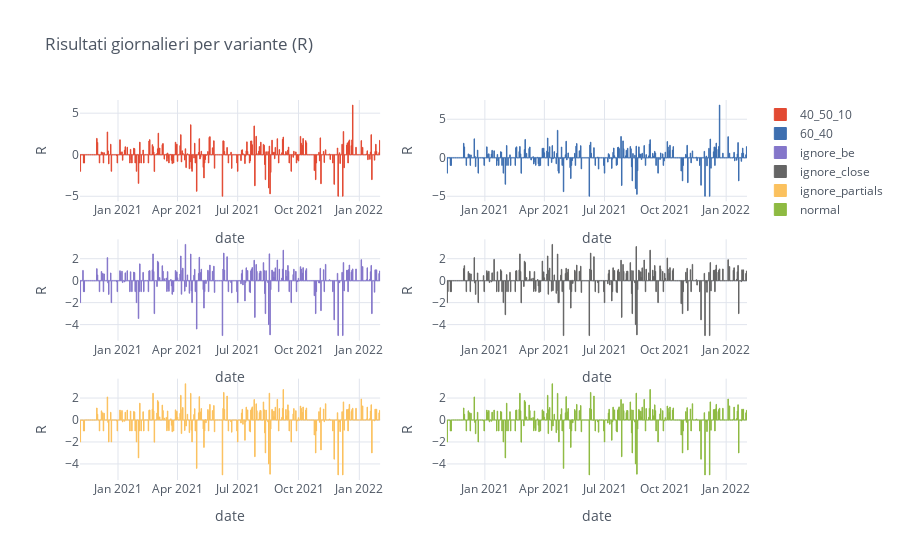

The notebook cell this image was saved under:
### Code cell
get_attr_multi(multi, 'result').groupby(pd.Grouper(freq='D')).sum().iplot(kind='bar', subplots=True,
    title='Risultati giornalieri per variante (R)', xTitle='date', yTitle='R', opacity=1, bargroupgap=0.1)

### Figure 1 — Plotly figure (JSON) as saved in the notebook; plotly's stock layout.template omitted (floating-point values rounded to 4 significant figures; data arrays with more than 128 entries replaced by an {"elided": "..."} marker saying what was removed)
{"data": [{"marker": {"color": "rgba(226, 74, 51, 1)", "line": {"color": "rgba(226, 74, 51, 1.0)", "width": 1}}, "name": "40_50_10", "orientation": "v", "text": "", "type": "bar", "x": {"elided": "454 str values"}, "xaxis": "x", "y": {"elided": "454 float values"}, "yaxis": "y"}, {"marker": {"color": "rgba(62, 111, 176, 1)", "line": {"color": "rgba(62, 111, 176, 1.0)", "width": 1}}, "name": "60_40", "orientation": "v", "text": "", "type": "bar", "x": {"elided": "454 str values"}, "xaxis": "x2", "y": {"elided": "454 float values"}, "yaxis": "y2"}, {"marker": {"color": "rgba(132, 118, 202, 1)", "line": {"color": "rgba(132, 118, 202, 1.0)", "width": 1}}, "name": "ignore_be", "orientation": "v", "text": "", "type": "bar", "x": {"elided": "454 str values"}, "xaxis": "x3", "y": {"elided": "454 float values"}, "yaxis": "y3"}, {"marker": {"color": "rgba(101, 101, 101, 1)", "line": {"color": "rgba(101, 101, 101, 1.0)", "width": 1}}, "name": "ignore_close", "orientation": "v", "text": "", "type": "bar", "x": {"elided": "454 str values"}, "xaxis": "x4", "y": {"elided": "454 float values"}, "yaxis": "y4"}, {"marker": {"color": "rgba(251, 193, 94, 1)", "line": {"color": "rgba(251, 193, 94, 1.0)", "width": 1}}, "name": "ignore_partials", "orientation": "v", "text": "", "type": "bar", "x": {"elided": "454 str values"}, "xaxis": "x5", "y": {"elided": "454 float values"}, "yaxis": "y5"}, {"marker": {"color": "rgba(142, 186, 66, 1)", "line": {"color": "rgba(142, 186, 66, 1.0)", "width": 1}}, "name": "normal", "orientation": "v", "text": "", "type": "bar", "x": {"elided": "454 str values"}, "xaxis": "x6", "y": {"elided": "454 float values"}, "yaxis": "y6"}], "layout": {"bargroupgap": 0.1, "legend": {"bgcolor": "#FFFFFF", "font": {"color": "#4D5663"}}, "paper_bgcolor": "#FFFFFF", "plot_bgcolor": "#FFFFFF", "title": {"font": {"color": "#4D5663"}, "text": "Risultati giornalieri per variante (R)"}, "xaxis": {"anchor": "y", "domain": [0, 0.45], "gridcolor": "#E1E5ED", "showgrid": true, "tickfont": {"color": "#4D5663"}, "title": {"font": {"color": "#4D5663"}, "text": "date"}, "zerolinecolor": "#E1E5ED"}, "xaxis2": {"anchor": "y2", "domain": [0.55, 1], "gridcolor": "#E1E5ED", "showgrid": true, "tickfont": {"color": "#4D5663"}, "title": {"font": {"color": "#4D5663"}, "text": "date"}, "zerolinecolor": "#E1E5ED"}, "xaxis3": {"anchor": "y3", "domain": [0, 0.45], "gridcolor": "#E1E5ED", "showgrid": true, "tickfont": {"color": "#4D5663"}, "title": {"font": {"color": "#4D5663"}, "text": "date"}, "zerolinecolor": "#E1E5ED"}, "xaxis4": {"anchor": "y4", "domain": [0.55, 1], "gridcolor": "#E1E5ED", "showgrid": true, "tickfont": {"color": "#4D5663"}, "title": {"font": {"color": "#4D5663"}, "text": "date"}, "zerolinecolor": "#E1E5ED"}, "xaxis5": {"anchor": "y5", "domain": [0, 0.45], "gridcolor": "#E1E5ED", "showgrid": true, "tickfont": {"color": "#4D5663"}, "title": {"font": {"color": "#4D5663"}, "text": "date"}, "zerolinecolor": "#E1E5ED"}, "xaxis6": {"anchor": "y6", "domain": [0.55, 1], "gridcolor": "#E1E5ED", "showgrid": true, "tickfont": {"color": "#4D5663"}, "title": {"font": {"color": "#4D5663"}, "text": "date"}, "zerolinecolor": "#E1E5ED"}, "yaxis": {"anchor": "x", "domain": [0.7333, 1], "gridcolor": "#E1E5ED", "showgrid": true, "tickfont": {"color": "#4D5663"}, "title": {"font": {"color": "#4D5663"}, "text": "R"}, "zerolinecolor": "#E1E5ED"}, "yaxis2": {"anchor": "x2", "domain": [0.7333, 1], "gridcolor": "#E1E5ED", "showgrid": true, "tickfont": {"color": "#4D5663"}, "title": {"font": {"color": "#4D5663"}, "text": "R"}, "zerolinecolor": "#E1E5ED"}, "yaxis3": {"anchor": "x3", "domain": [0.3667, 0.6333], "gridcolor": "#E1E5ED", "showgrid": true, "tickfont": {"color": "#4D5663"}, "title": {"font": {"color": "#4D5663"}, "text": "R"}, "zerolinecolor": "#E1E5ED"}, "yaxis4": {"anchor": "x4", "domain": [0.3667, 0.6333], "gridcolor": "#E1E5ED", "showgrid": true, "tickfont": {"color": "#4D5663"}, "title": {"font": {"color": "#4D5663"}, "text": "R"}, "zerolinecolor": "#E1E5ED"}, "yaxis5": {"anchor": "x5", "domain": [0, 0.2667], "gridcolor": "#E1E5ED", "showgrid": true, "tickfont": {"color": "#4D5663"}, "title": {"font": {"color": "#4D5663"}, "text": "R"}, "zerolinecolor": "#E1E5ED"}, "yaxis6": {"anchor": "x6", "domain": [0, 0.2667], "gridcolor": "#E1E5ED", "showgrid": true, "tickfont": {"color": "#4D5663"}, "title": {"font": {"color": "#4D5663"}, "text": "R"}, "zerolinecolor": "#E1E5ED"}}}
